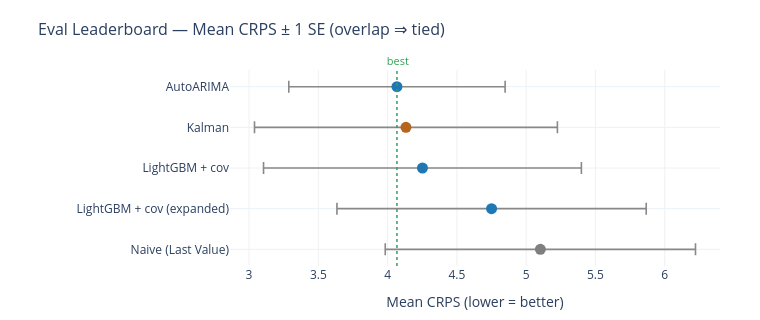

Notebook code for this chart:
### Code cell
# Same leaderboard, now with a standard-error bar on each mean. If the bars of
# the top methods overlap, their ordering is not statistically distinguishable —
# the honest verdict when only a few origins have been scored.
viz.make_leaderboard_interval_chart(eval_board)

### Figure 1 — Plotly figure (JSON) as saved in the notebook; plotly's stock layout.template omitted (floating-point values rounded to 4 significant figures)
{"data": [{"error_x": {"array": [1.12, 1.116, 1.147, 1.093, 0.7807], "color": "#888888", "thickness": 1.6, "type": "data", "width": 6}, "hovertemplate": "%{y}<br>CRPS %{x:.3f} ± %{error_x.array:.3f}<extra></extra>", "marker": {"color": ["#7f7f7f", "#1f77b4", "#1f77b4", "#b5651d", "#1f77b4"], "size": 11}, "mode": "markers", "showlegend": false, "type": "scatter", "x": [5.103, 4.75, 4.252, 4.132, 4.067], "y": ["Naive (Last Value)", "LightGBM + cov (expanded)", "LightGBM + cov", "Kalman", "AutoARIMA"]}], "layout": {"annotations": [{"font": {"color": "#31a354", "size": 11}, "showarrow": false, "text": " best", "x": 4.067, "xanchor": "center", "xref": "x", "y": 1, "yanchor": "bottom", "yref": "y domain"}], "height": 320, "margin": {"b": 50, "l": 230, "r": 40, "t": 70}, "shapes": [{"line": {"color": "#31a354", "dash": "dot", "width": 1.5}, "type": "line", "x0": 4.067, "x1": 4.067, "xref": "x", "y0": 0, "y1": 1, "yref": "y domain"}], "title": {"font": {"size": 16}, "text": "Eval Leaderboard — Mean CRPS ± 1 SE (overlap ⇒ tied)"}, "width": 760, "xaxis": {"gridcolor": "#f0f0f0", "showgrid": true, "title": {"text": "Mean CRPS (lower = better)"}}, "yaxis": {"title": {"text": ""}}}}
